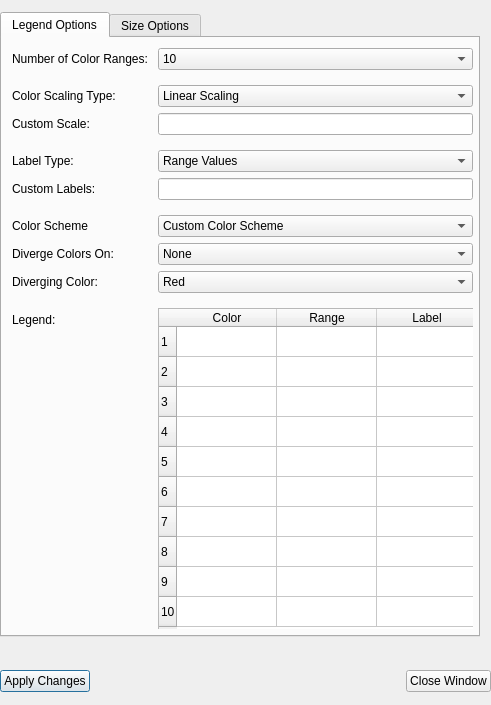
<ui version="4.0" >
 <class>Mapnik_Options</class>
 <widget class="QDialog" name="Mapnik_Options" >
  <property name="geometry" >
   <rect>
    <x>0</x>
    <y>0</y>
    <width>491</width>
    <height>705</height>
   </rect>
  </property>
  <property name="windowTitle" >
   <string>Dialog</string>
  </property>
  <widget class="QWidget" name="layoutWidget" >
   <property name="geometry" >
    <rect>
     <x>0</x>
     <y>0</y>
     <width>491</width>
     <height>706</height>
    </rect>
   </property>
   <layout class="QVBoxLayout" name="verticalLayout" >
    <item>
     <widget class="QTabWidget" name="tabWidget" >
      <property name="sizePolicy" >
       <sizepolicy vsizetype="Fixed" hsizetype="Fixed" >
        <horstretch>0</horstretch>
        <verstretch>0</verstretch>
       </sizepolicy>
      </property>
      <property name="minimumSize" >
       <size>
        <width>480</width>
        <height>625</height>
       </size>
      </property>
      <property name="currentIndex" >
       <number>0</number>
      </property>
      <widget class="QWidget" name="tab_legendOptions" >
       <attribute name="title" >
        <string>Legend Options</string>
       </attribute>
       <widget class="QWidget" name="layoutWidget" >
        <property name="geometry" >
         <rect>
          <x>10</x>
          <y>10</y>
          <width>461</width>
          <height>581</height>
         </rect>
        </property>
        <layout class="QFormLayout" name="formLayout_4" >
         <property name="fieldGrowthPolicy" >
          <enum>QFormLayout::AllNonFixedFieldsGrow</enum>
         </property>
         <item row="0" column="0" >
          <widget class="QLabel" name="label_31" >
           <property name="text" >
            <string>Number of Color Ranges: </string>
           </property>
          </widget>
         </item>
         <item row="0" column="1" >
          <widget class="QComboBox" name="cb_NumColRanges" >
           <item>
            <property name="text" >
             <string>10</string>
            </property>
           </item>
           <item>
            <property name="text" >
             <string>9</string>
            </property>
           </item>
           <item>
            <property name="text" >
             <string>8</string>
            </property>
           </item>
           <item>
            <property name="text" >
             <string>7</string>
            </property>
           </item>
           <item>
            <property name="text" >
             <string>6</string>
            </property>
           </item>
           <item>
            <property name="text" >
             <string>5</string>
            </property>
           </item>
           <item>
            <property name="text" >
             <string>4</string>
            </property>
           </item>
           <item>
            <property name="text" >
             <string>3</string>
            </property>
           </item>
           <item>
            <property name="text" >
             <string>2</string>
            </property>
           </item>
           <item>
            <property name="text" >
             <string>1</string>
            </property>
           </item>
          </widget>
         </item>
         <item row="1" column="1" >
          <widget class="Line" name="line_13" >
           <property name="lineWidth" >
            <number>0</number>
           </property>
           <property name="orientation" >
            <enum>Qt::Horizontal</enum>
           </property>
          </widget>
         </item>
         <item row="2" column="0" >
          <widget class="QLabel" name="label_32" >
           <property name="text" >
            <string>Color Scaling Type:</string>
           </property>
          </widget>
         </item>
         <item row="2" column="1" >
          <widget class="QComboBox" name="cb_colorScalingType" >
           <item>
            <property name="text" >
             <string>Linear Scaling</string>
            </property>
           </item>
           <item>
            <property name="text" >
             <string>Custom Scaling</string>
            </property>
           </item>
           <item>
            <property name="text" >
             <string>Custom Linear Scaling</string>
            </property>
           </item>
          </widget>
         </item>
         <item row="3" column="0" >
          <widget class="QLabel" name="label_33" >
           <property name="text" >
            <string>Custom Scale:</string>
           </property>
          </widget>
         </item>
         <item row="3" column="1" >
          <widget class="QLineEdit" name="le_customScale" >
           <property name="text" >
            <string/>
           </property>
          </widget>
         </item>
         <item row="4" column="1" >
          <widget class="Line" name="line_14" >
           <property name="lineWidth" >
            <number>0</number>
           </property>
           <property name="orientation" >
            <enum>Qt::Horizontal</enum>
           </property>
          </widget>
         </item>
         <item row="5" column="0" >
          <widget class="QLabel" name="label_34" >
           <property name="text" >
            <string>Label Type:</string>
           </property>
          </widget>
         </item>
         <item row="5" column="1" >
          <widget class="QComboBox" name="cb_labelType" >
           <item>
            <property name="text" >
             <string>Range Values</string>
            </property>
           </item>
           <item>
            <property name="text" >
             <string>Custom Labels</string>
            </property>
           </item>
          </widget>
         </item>
         <item row="6" column="0" >
          <widget class="QLabel" name="label_35" >
           <property name="text" >
            <string>Custom Labels:</string>
           </property>
          </widget>
         </item>
         <item row="6" column="1" >
          <widget class="QLineEdit" name="le_customLabels" >
           <property name="text" >
            <string/>
           </property>
          </widget>
         </item>
         <item row="7" column="1" >
          <widget class="Line" name="line_15" >
           <property name="lineWidth" >
            <number>0</number>
           </property>
           <property name="orientation" >
            <enum>Qt::Horizontal</enum>
           </property>
          </widget>
         </item>
         <item row="8" column="0" >
          <widget class="QLabel" name="label_36" >
           <property name="text" >
            <string>Color Scheme</string>
           </property>
          </widget>
         </item>
         <item row="8" column="1" >
          <widget class="QComboBox" name="cb_colorScheme" >
           <item>
            <property name="text" >
             <string>Custom Color Scheme</string>
            </property>
           </item>
           <item>
            <property name="text" >
             <string>Green</string>
            </property>
           </item>
           <item>
            <property name="text" >
             <string>Blue</string>
            </property>
           </item>
           <item>
            <property name="text" >
             <string>Red</string>
            </property>
           </item>
           <item>
            <property name="text" >
             <string>Custom Graduated Colors</string>
            </property>
           </item>
          </widget>
         </item>
         <item row="9" column="0" >
          <widget class="QLabel" name="label_37" >
           <property name="text" >
            <string>Diverge Colors On:</string>
           </property>
          </widget>
         </item>
         <item row="9" column="1" >
          <widget class="QComboBox" name="cb_divergeIndex" >
           <item>
            <property name="text" >
             <string>None</string>
            </property>
           </item>
           <item>
            <property name="text" >
             <string>1</string>
            </property>
           </item>
           <item>
            <property name="text" >
             <string>2</string>
            </property>
           </item>
           <item>
            <property name="text" >
             <string>3</string>
            </property>
           </item>
           <item>
            <property name="text" >
             <string>4</string>
            </property>
           </item>
           <item>
            <property name="text" >
             <string>5</string>
            </property>
           </item>
           <item>
            <property name="text" >
             <string>6</string>
            </property>
           </item>
           <item>
            <property name="text" >
             <string>7</string>
            </property>
           </item>
           <item>
            <property name="text" >
             <string>8</string>
            </property>
           </item>
           <item>
            <property name="text" >
             <string>9</string>
            </property>
           </item>
           <item>
            <property name="text" >
             <string>10</string>
            </property>
           </item>
          </widget>
         </item>
         <item row="10" column="0" >
          <widget class="QLabel" name="label_38" >
           <property name="text" >
            <string>Diverging Color:</string>
           </property>
          </widget>
         </item>
         <item row="10" column="1" >
          <widget class="QComboBox" name="cb_colorSchemeNeg" >
           <item>
            <property name="text" >
             <string>Red</string>
            </property>
           </item>
           <item>
            <property name="text" >
             <string>Green</string>
            </property>
           </item>
           <item>
            <property name="text" >
             <string>Blue</string>
            </property>
           </item>
          </widget>
         </item>
         <item row="11" column="1" >
          <widget class="Line" name="line_16" >
           <property name="lineWidth" >
            <number>0</number>
           </property>
           <property name="orientation" >
            <enum>Qt::Horizontal</enum>
           </property>
          </widget>
         </item>
         <item row="12" column="0" >
          <widget class="QLabel" name="label_39" >
           <property name="text" >
            <string>Legend:</string>
           </property>
          </widget>
         </item>
         <item row="12" column="1" >
          <widget class="QTableWidget" name="tbl_Colors" >
           <property name="sizePolicy" >
            <sizepolicy vsizetype="Expanding" hsizetype="Fixed" >
             <horstretch>0</horstretch>
             <verstretch>0</verstretch>
            </sizepolicy>
           </property>
           <property name="minimumSize" >
            <size>
             <width>321</width>
             <height>323</height>
            </size>
           </property>
           <property name="maximumSize" >
            <size>
             <width>16777215</width>
             <height>16777215</height>
            </size>
           </property>
           <property name="sizeIncrement" >
            <size>
             <width>0</width>
             <height>0</height>
            </size>
           </property>
           <property name="layoutDirection" >
            <enum>Qt::LeftToRight</enum>
           </property>
           <property name="verticalScrollBarPolicy" >
            <enum>Qt::ScrollBarAlwaysOff</enum>
           </property>
           <property name="horizontalScrollBarPolicy" >
            <enum>Qt::ScrollBarAlwaysOff</enum>
           </property>
           <property name="editTriggers" >
            <set>QAbstractItemView::DoubleClicked</set>
           </property>
           <property name="showDropIndicator" stdset="0" >
            <bool>false</bool>
           </property>
           <property name="selectionMode" >
            <enum>QAbstractItemView::SingleSelection</enum>
           </property>
           <row/>
           <row/>
           <row/>
           <row/>
           <row/>
           <row/>
           <row/>
           <row/>
           <row/>
           <row/>
           <column>
            <property name="text" >
             <string>Color</string>
            </property>
           </column>
           <column>
            <property name="text" >
             <string>Range</string>
            </property>
           </column>
           <column>
            <property name="text" >
             <string>Label</string>
            </property>
           </column>
          </widget>
         </item>
        </layout>
       </widget>
      </widget>
      <widget class="QWidget" name="tab_sizeOptions" >
       <attribute name="title" >
        <string>Size Options</string>
       </attribute>
       <widget class="QWidget" name="layoutWidget_2" >
        <property name="geometry" >
         <rect>
          <x>10</x>
          <y>10</y>
          <width>461</width>
          <height>581</height>
         </rect>
        </property>
        <layout class="QGridLayout" name="gridLayout" >
         <item row="0" column="0" >
          <widget class="QLabel" name="label" >
           <property name="text" >
            <string>Enter Your Computer's Resolution (DPI):</string>
           </property>
          </widget>
         </item>
         <item row="0" column="1" >
          <widget class="QLineEdit" name="le_resolution" >
           <property name="text" >
            <string>96</string>
           </property>
          </widget>
         </item>
         <item row="1" column="0" >
          <widget class="QLabel" name="label_2" >
           <property name="text" >
            <string>Page Dimensions (inches):</string>
           </property>
          </widget>
         </item>
         <item row="1" column="1" >
          <widget class="QComboBox" name="cb_pageDims" >
           <item>
            <property name="text" >
             <string>8.5 x 5.5</string>
            </property>
           </item>
           <item>
            <property name="text" >
             <string>8.5 x 11</string>
            </property>
           </item>
           <item>
            <property name="text" >
             <string>11 x 8.5</string>
            </property>
           </item>
           <item>
            <property name="text" >
             <string>11 x 17</string>
            </property>
           </item>
           <item>
            <property name="text" >
             <string>17 x 11</string>
            </property>
           </item>
          </widget>
         </item>
         <item row="2" column="0" >
          <widget class="QLabel" name="label_3" >
           <property name="text" >
            <string>Map Page Placement</string>
           </property>
          </widget>
         </item>
         <item row="3" column="0" >
          <widget class="QLabel" name="label_4" >
           <property name="text" >
            <string>Legend Page Placement</string>
           </property>
          </widget>
         </item>
         <item row="2" column="1" >
          <layout class="QGridLayout" name="gridLayout_2" >
           <property name="topMargin" >
            <number>20</number>
           </property>
           <property name="bottomMargin" >
            <number>20</number>
           </property>
           <item row="0" column="0" >
            <widget class="QLabel" name="label_5" >
             <property name="text" >
              <string>Lower Left    (inches):</string>
             </property>
            </widget>
           </item>
           <item row="0" column="1" >
            <widget class="QLineEdit" name="le_map_lower_left" >
             <property name="text" >
              <string>0.5,0.5</string>
             </property>
            </widget>
           </item>
           <item row="1" column="0" >
            <widget class="QLabel" name="label_6" >
             <property name="text" >
              <string>Upper Right  (inches):</string>
             </property>
            </widget>
           </item>
           <item row="1" column="1" >
            <widget class="QLineEdit" name="le_map_upper_right" >
             <property name="text" >
              <string>6.0,5.0</string>
             </property>
            </widget>
           </item>
          </layout>
         </item>
         <item row="3" column="1" >
          <layout class="QGridLayout" name="gridLayout_3" >
           <property name="topMargin" >
            <number>20</number>
           </property>
           <property name="bottomMargin" >
            <number>20</number>
           </property>
           <item row="0" column="0" >
            <widget class="QLabel" name="label_7" >
             <property name="text" >
              <string>Lower Left    (inches):</string>
             </property>
            </widget>
           </item>
           <item row="1" column="0" >
            <widget class="QLabel" name="label_8" >
             <property name="text" >
              <string>Upper Right  (inches):</string>
             </property>
            </widget>
           </item>
           <item row="0" column="1" >
            <widget class="QLineEdit" name="le_legend_lower_left" >
             <property name="text" >
              <string>6.5,0.5</string>
             </property>
            </widget>
           </item>
           <item row="1" column="1" >
            <widget class="QLineEdit" name="le_legend_upper_right" >
             <property name="text" >
              <string>8.0,5.0</string>
             </property>
            </widget>
           </item>
          </layout>
         </item>
        </layout>
       </widget>
      </widget>
     </widget>
    </item>
    <item>
     <spacer name="verticalSpacer" >
      <property name="orientation" >
       <enum>Qt::Vertical</enum>
      </property>
      <property name="sizeType" >
       <enum>QSizePolicy::Fixed</enum>
      </property>
      <property name="sizeHint" stdset="0" >
       <size>
        <width>20</width>
        <height>15</height>
       </size>
      </property>
     </spacer>
    </item>
    <item>
     <layout class="QHBoxLayout" name="horizontalLayout" >
      <item>
       <widget class="QPushButton" name="pb_applyChanges" >
        <property name="text" >
         <string>Apply Changes</string>
        </property>
       </widget>
      </item>
      <item>
       <spacer name="horizontalSpacer" >
        <property name="orientation" >
         <enum>Qt::Horizontal</enum>
        </property>
        <property name="sizeHint" stdset="0" >
         <size>
          <width>40</width>
          <height>20</height>
         </size>
        </property>
       </spacer>
      </item>
      <item>
       <widget class="QPushButton" name="pb_closeWindow" >
        <property name="text" >
         <string>Close Window</string>
        </property>
       </widget>
      </item>
     </layout>
    </item>
   </layout>
  </widget>
 </widget>
 <resources/>
 <connections>
  <connection>
   <sender>pb_closeWindow</sender>
   <signal>clicked()</signal>
   <receiver>Mapnik_Options</receiver>
   <slot>close()</slot>
   <hints>
    <hint type="sourcelabel" >
     <x>414</x>
     <y>647</y>
    </hint>
    <hint type="destinationlabel" >
     <x>395</x>
     <y>647</y>
    </hint>
   </hints>
  </connection>
 </connections>
</ui>
